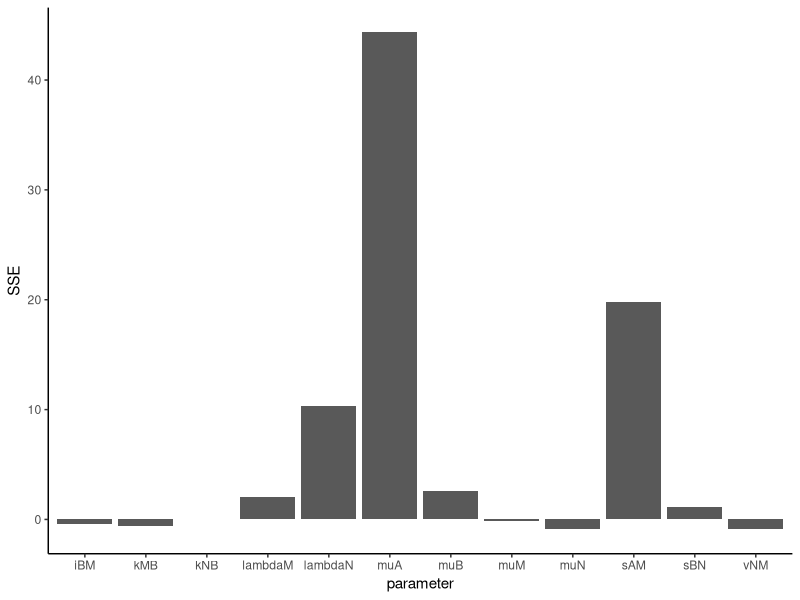
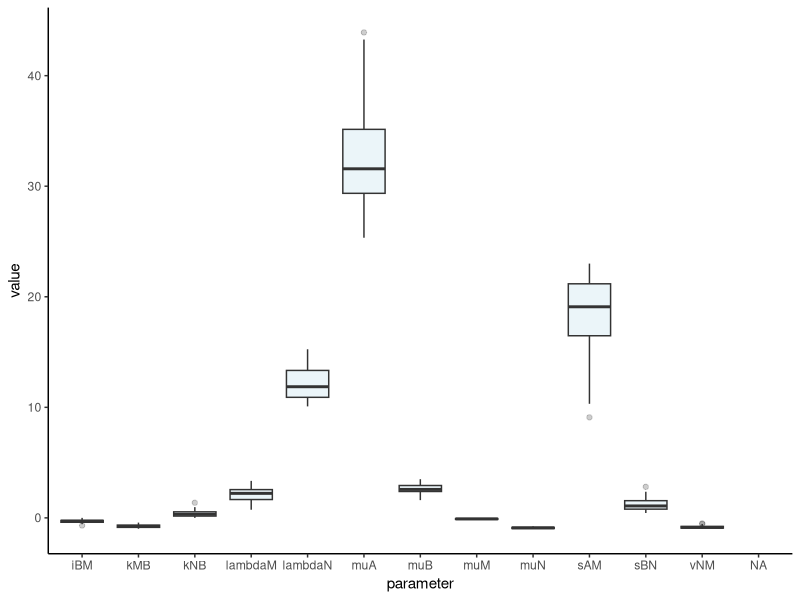

Write the R code that produced these figures, in order.
library(ggplot2)
library(reshape2) # library for reshaping data (tall-narrow <-> short-wide)

setwd("~/OneDrive/PostgraduateProject/pyABC_study") 

library(readr)
outData <- read_csv("outSummary.csv", col_names = c("para", "attribute", "value"))

ggplot(data= outData[c(1:12),c(1:3)], aes(x=para, y=value))+
  geom_bar(stat = "identity")+
  theme_classic()+
  xlab("parameter")+
  labs(color = "L")+
  ylab("SSE")


pop3outRaw <- read_csv("pop3outRaw.csv")

pop3out = melt(pop3outRaw, id.vars=c("id"))

ggplot(data = pop3out, aes(x = variable, y=value))+
  geom_boxplot(fill = "lightblue", alpha = 0.24)+
  geom_point(data= outData[c(37:48),c(1:3)], aes(x=para, y=value), color="blue")+
  theme_classic()+
  xlab("parameter")+
  labs(color = "L")+
  ylab("value")
